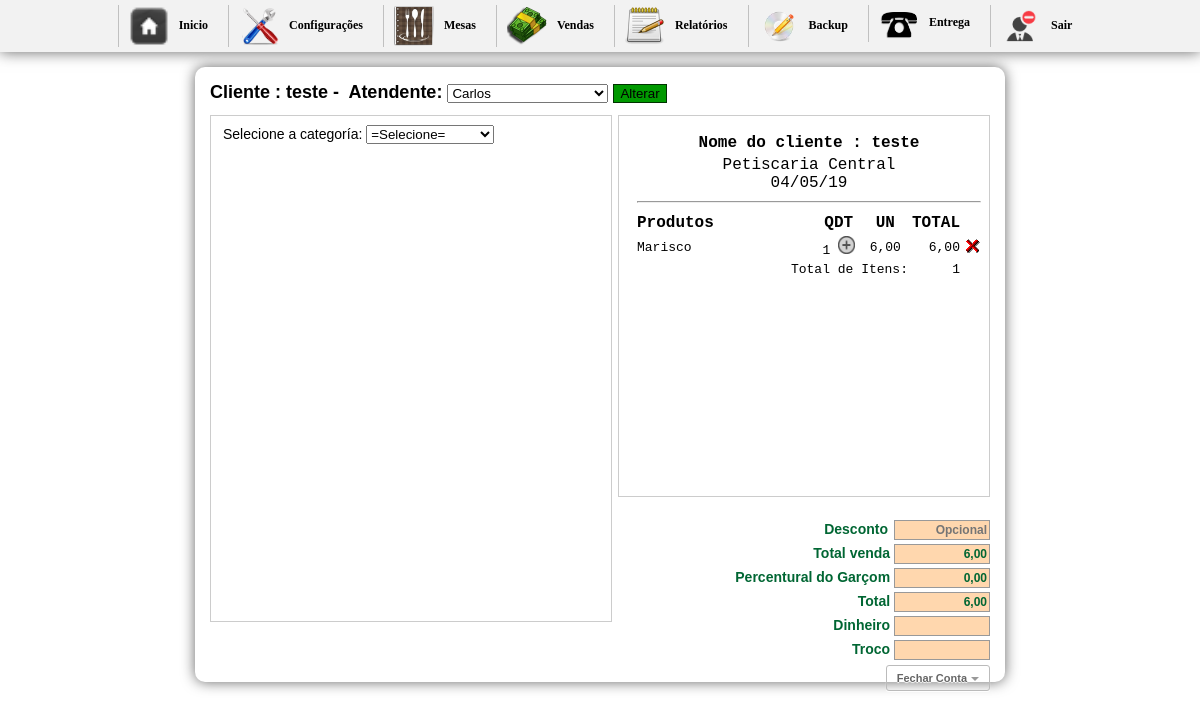
The page /inicio2.php?btn=vendapedido&id_mesa=51&idGarcon=7 (signed in) on the database as committed earlier.
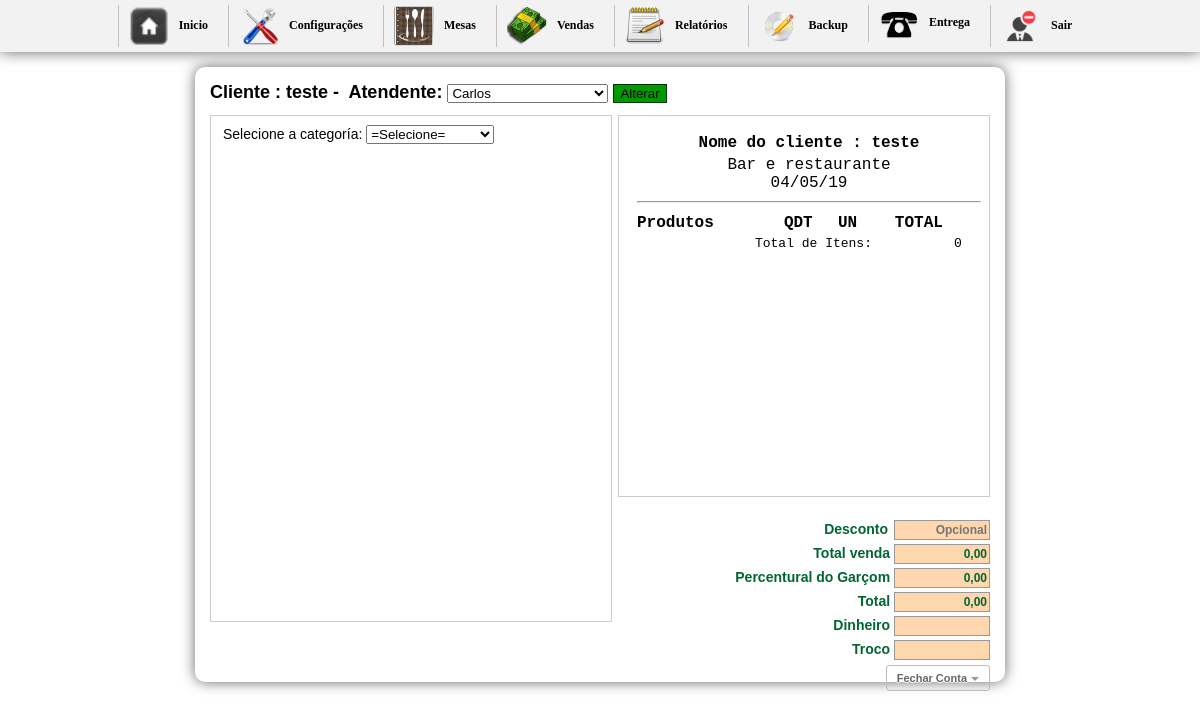
The same page on the database as committed later.
### tables this page shows
CREATE TABLE `config` (
  `id_conf` int(30) NOT NULL,
  `empresa` varchar(200) NOT NULL,
  `telefone` varchar(30) NOT NULL,
  `pgarcon` int(10) NOT NULL,
  `ativo` int(2) NOT NULL
);

CREATE TABLE `entrega` (
  `id` int(11) NOT NULL AUTO_INCREMENT,
  `cod` int(11) NOT NULL,
  `nome` varchar(150) NOT NULL,
  `preco` varchar(10) NOT NULL,
  `qtd` int(11) NOT NULL,
  `comanda` int(200) NOT NULL,
  `data` date NOT NULL,
  `time` time NOT NULL,
  `id_mesa` int(30) NOT NULL,
  `situacao` int(2) NOT NULL,
  `idGarcon` varchar(200) NOT NULL,
  `status` int(1) NOT NULL,
  `destino` int(1) NOT NULL,
  `entregue` int(1) NOT NULL,
  `feito` int(1) NOT NULL,
  PRIMARY KEY (`id`)
);

### selecionacat2.php (the view, shortened to what the changed rows need)
<form action="" method="post" enctype="multipart/form-data" style="margin-left:12px; margin-top:-7px;">
Selecione a categoría:
  <select name="jumpMenu" id="jumpMenu" onChange="MM_jumpMenu('parent',this,0)">
  <option value=""> =Selecione=</option>
  </select>
</form>

### vendapedido.php (shortened to what the changed rows need)
<?php include("config/conexao.php"); ?>
<?php
if (!function_exists("GetSQLValueString")) {
function GetSQLValueString($theValue, $theType, $theDefinedValue = "", $theNotDefinedValue = "")
{
  include("config/conexao.php");
  $theValue = function_exists("real_escape_string") ? $db->real_escape_string($theValue) : $db->escape_string($theValue);
  switch ($theType) {
    case "long":
    case "int":
      $theValue = ($theValue != "") ? intval($theValue) : "NULL";
      break;
  }
  return $theValue;
}
}
$colname_Recordset1 = "-1";
if (isset($_GET['id_mesa'])) {
  $colname_Recordset1 = $_GET['id_mesa'];
}
$query_Recordset1 = sprintf("SELECT * FROM pedido WHERE id_mesa = %s", GetSQLValueString($colname_Recordset1, "int"));
$Recordset1 = mysqli_query($db,$query_Recordset1) or die($db->error);
$row_Recordset1 = $Recordset1->fetch_assoc();
$numero = $_GET['id_mesa'];
?>
<?php
  $sql1 = mysqli_query($db,"SELECT * FROM pedido WHERE id_mesa ='$numero'") or die($db->error);
  $cont1 = $sql1->fetch_assoc();
  $sit = $cont1['situacao'];
  $idGarconget = $_GET['idGarcon'];
  $gar2 = mysqli_query($db,"SELECT * FROM garcon WHERE idGarcon='$idGarconget'");
  $h2 = $gar2->fetch_assoc();
  ?>
<h1>
<form action="" method="post" enctype="multipart/form-data">
Cliente : <?php echo $row_Recordset1['nome']; ?>&nbsp-&nbsp;
Atendente:
<select name="nomeGarcon">
<?php
	$gar = mysqli_query($db,"SELECT * FROM garcon WHERE idGarcon != '1' ORDER BY nomeGarcon ASC") or die(mysql_error());
	while($h = $gar->fetch_assoc()){
?>
  <option value="<?php echo $h['idGarcon'] ?>"<?php if (!(strcmp($h['idGarcon'], $h2['idGarcon']))) {echo "selected=\"selected\"";} ?>><?php echo $h['nomeGarcon'] ?></option>
	<?php }?>
</select>
<?php if($sit == "0"){?>
<input name="ok" type="submit" value="Abrir pedido" style="background-color: #F30; border:1px solid #9B0000;" />
<?php }else{ ?>
<input name="ok" type="submit" value="Alterar" style=" background-color:#090; border:1px solid #030;" />
<?php } ?>
</form>
</h1>
<div id="boxprodutos"><br/>
<?php if($sit == "1"){
include "selecionacat2.php";
} ?>
</div>
<div id="box">
	<div id="comentarios">
    <table width="100%" border="0" class="inputs">
  <tr>
 <?php $n = mysqli_query($db,"SELECT * FROM config");
 	$a = $n->fetch_assoc();
 ?>
  <td align="center" style="font-size:16px;"><strong>Nome do cliente : <?php echo $row_Recordset1['nome']; ?></strong></td>
  </tr>
  <tr>
    <td align="center" style="font-size:16px;"><?php echo $a['empresa'] ?><br/> <?php echo date("d/m/y") ?></td>
    </tr>
    <tr>
    <td><hr/></td>
    </tr>
</table>
    <table width="100%">
    <tr>
	  <td  style="font-size:16px;"><strong>Produtos</strong></td>
      <td width="13%" align="center" style="font-size:16px;"><strong>QDT</strong></td>
      <td width="15%" align="center" style="font-size:16px;"><strong>UN</strong></td>
	  <td align="center" style="font-size:16px;"><strong>TOTAL</strong></td>
	  <td align="center">&nbsp;</td>
	  </tr>
	<?php
	$carrinho = mysqli_query($db,"SELECT *, SUM(qtd) AS qt,SUM(preco) AS pr FROM entrega WHERE id_mesa='$numero' AND situacao='1' GROUP BY cod") or die(		$db->error);
	$itens = 0;
	$total = 0;
	if($carrinho == false){
		echo "";
	}else{
		while($res = $carrinho->fetch_assoc()){
			$id           	= $res['id'];
			$nome  			= $res['nome'];
			$qtd		 	= $res['qtd'];
			$unitario		= $res['preco'];
			$id_mesa		= $res['id_mesa'];
			$itens += $qtd;
			$totalProduto = $unitario*$qtd;
			$total += $totalProduto;
	?>
	<tr class="fontcomanda">
    <td width="60%" align="left">
    <a href="cozinha.php?id_mesa=<?php echo $id_mesa ?>&nome=<?php echo $nome; ?>"  title="Imprimir"
    onclick="Cozinha(this.href,'nomeJanela','350','600','yes');return false" class="fontcomanda"><?php echo $nome; ?></a>
    </td>
    <td align="center" ><?php echo $qtd; ?> <a href="inicio2.php?btn=vendapedido&adiciona=produto&id=<?php echo $id ?>&qtd=<?php echo $qtd ?>&id_mesa=<?php echo $numero ?>&idGarcon=<?php echo $idGarconget?>"><img src="imagens/qtd.png" width="17" height="18" border="0" /></a></td>
    <td align="center" ><?php echo  str_replace(".",",",$unitario); ?></td>
    <td width="10%" align="right"><?php echo number_format($totalProduto, 2, ',', '.'); ?></td>
    <td width="2%" align="right">
    <a href="inicio2.php?btn=vendapedido&retira=produto&id=<?php echo $id ?>&id_mesa=<?php echo $numero ?>&idGarcon=<?php echo $idGarconget?>"><img src="imagens/icone_delete.gif" width="17" height="18" border="0" /></a>
    </td>
    </tr>
     <?php
		}
	}
	?>
	<tr class="fontcomanda">
	  <td colspan="3" align="right">Total de Itens:</td>
	  <td align="right"><?php echo $itens ?></td>
	  <td align="right">&nbsp;</td>
	  </tr>
    </table>
 <div id="formulario">
    <?php
    		$totals = number_format($total, 2, ',', '.');
    		$mesas = $_GET['id_mesa'];
			$g = mysqli_query($db,"SELECT * FROM config") or die($db->error);
			$w = $g->fetch_assoc();
			$ativo = $w['ativo'];
			$percentual = $w['pgarcon'];
			if($ativo == 1){
			$porcento_garcon = $percentual;
			$pgarcon = $total * $porcento_garcon / 100;
			$somatotal = $total + $pgarcon;
			}else{
			$porcento_garcon = 0;
			$somatotal = $total;
			}
			?>
            <form method="post" name="formulario" action="imprimepedido.php?id_mesa=<?php echo $mesas;?>&pgarcon=<?php echo $pgarcon?>&somatotal=<?php echo $somatotal ?>" enctype="multipart/form-data" target="_blank">
			<span class="valores">Desconto</span>
	        <input name="desconto" type="text" class="calc" id="desconto" value="" placeholder="Opcional" onkeyup="javascript:operacao2('')" /><br/>
	        <span class="valores">Total venda </span>
	        <input name="total" type="text" value="<?php echo $totals ?>" size="8" maxlength="6" class="calc" readonly="true"/><br/>
	                <span class="valores">Percentural do Garçom </span>
	                <input name="garconP" type="text" class="calc" id="garconP" value="<?php echo number_format($pgarcon, 2, ',', '.'); ?>"/><br/>
	                <span class="valores">Total </span>
	                <input name="somatotal" type="text" class="calc" id="somatotal" value="<?php echo number_format($somatotal, 2, ',', '.'); ?>"/><br/>
	        <span class="valores">Dinheiro </span>
	        <input name="dinheiro" type="text" size="8"  class="calc" onkeyup="javascript:operacao('')" id="dinheiro-1"/><br/>
            <span class="valores">Troco </span>
            <input name="troco" type="text" class="calc" size="8" maxlength="8" readonly="true"/><br/>
            <button class="button" type="submit">Fechar Conta</button>
      </form>
      <br/>
      </div>
  </div>
</div>

Rows that differ between the two databases and show on the page:
no longer on this page (row edited): entrega: nome "Marisco", qtd "1", preco "6,00", totalProduto "6,00"
changed config: empresa "Petiscaria Central" → "Bar e restaurante"; somatotal "6,00" → "0,00"
Other text that changed with them:
$itens: "1" → "0"
form field total: "6,00" → "0,00"
